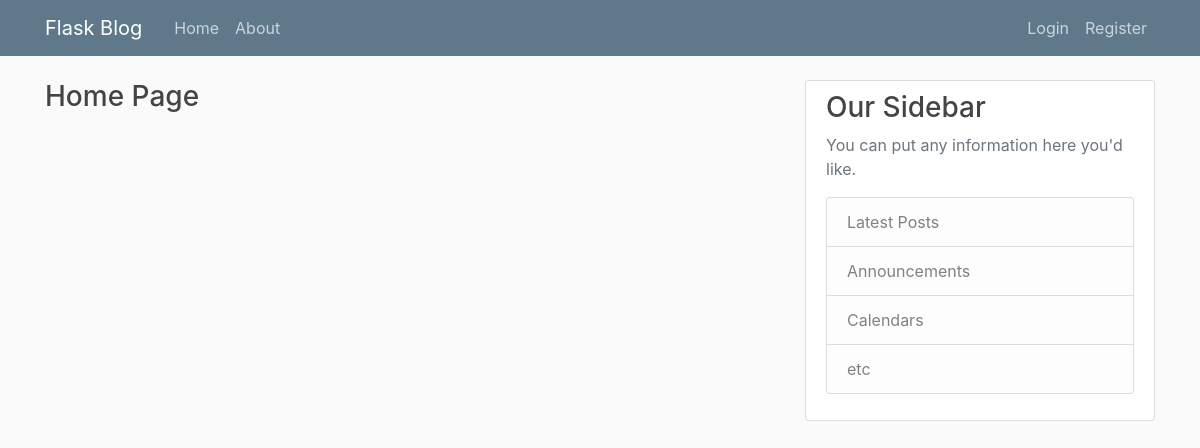
The app's page /home, older data.
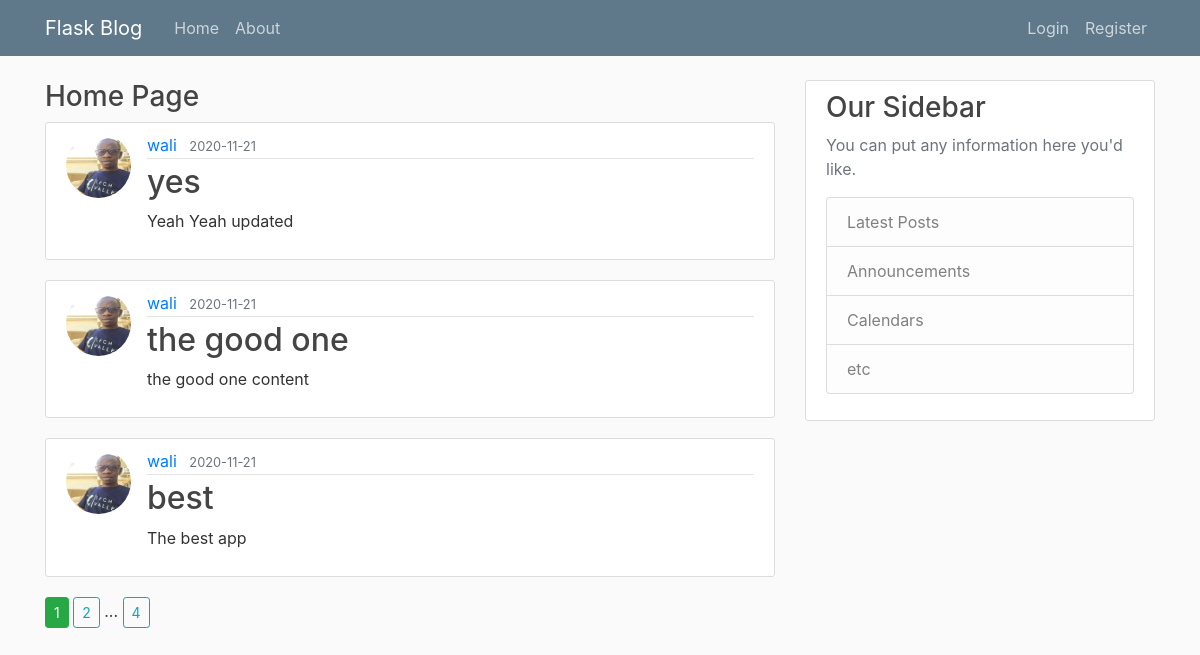
The same page, newer data.
### flaskblog/models.py (models this page shows, shortened)
class Post (db.Model):
    id = db.Column(db.Integer, primary_key = True)
    title = db.Column(db.String(20), nullable = False)
    content = db.Column(db.String(200), nullable = False)
    date_posted = db.Column(db.DateTime, nullable = False, default=datetime.utcnow)
    userid = db.Column (db.Integer, db.ForeignKey('user.id'), nullable= False)

class User (db.Model, UserMixin):
    id = db.Column(db.Integer, primary_key = True)
    username = db.Column(db.String(20), unique = True, nullable = False)
    email = db.Column(db.String(120), unique = True, nullable = False)
    password = db.Column(db.String(60), nullable = False)
    image = db.Column(db.String(20), nullable = False, default = "default.jpg")
    posts = db.relationship('Post', backref='author', lazy = True)

### flaskblog/main/routes.py (the view)
@main.route('/')
@main.route('/home')
def home():
    page = request.args.get('page', 1, type=int)
    posts = Post.query.order_by(Post.date_posted.desc()).paginate(per_page=3, page=page)
    return render_template('home.html', posts= posts)

### flaskblog/templates/home.html
{% extends "layout.html" %}
{% block contents %}
<h3>Home Page</h3>
{% for post in posts.items %}
<article class="media content-section">
    <img src="{{ url_for('static', filename='profile_pics/'+ post.author.image) }}" alt="User" class="rounded-circle article-img">
    <div class="media-body">
        <div class="article-metadata">
            <a class="mr-2" href="{{ url_for('users.user_posts', username = post.author.username) }}">{{ post.author.username }}</a>
            <small class="text-muted">{{ post.date_posted.strftime('%Y-%m-%d') }}</small>
        </div>
        <h2><a class="article-title" href="{{ url_for('posts.Blogpost', post_id = post.id)}}">{{ post.title }}</a></h2>
        <p class="article-content">{{ post.content }}</p>
    </div>
</article>
{% endfor %}
{% for page_num in posts.iter_pages(left_edge=1, right_edge = 1, left_current = 1, right_current = 2) %}
    {% if page_num %}
        {% if posts.page == page_num %}
            <a class="btn btn-success btn-sm" href="{{ url_for('main.home', page = page_num) }}">{{ page_num }}</a>
        {% else %}
            <a class="btn btn-outline-info btn-sm" href="{{ url_for('main.home', page = page_num) }}">{{ page_num }}</a>
        {% endif %}
    {% else %}
        ...
    {% endif%}
{% endfor %}
{% endblock contents%}

### flaskblog/templates/layout.html (shortened to what this page needs)
<!DOCTYPE html>
<html>
<head>
    <link rel="stylesheet" href="https://cdn.jsdelivr.net/npm/bootstrap@4.5.3/dist/css/bootstrap.min.css"
>
    <link rel='stylesheet' type='text/css' media='screen' href="{{ url_for('static', filename='main.css' ) }}">
</head>
<body>
    <header class="site-header">
        <nav class="navbar navbar-expand-md navbar-dark bg-steel fixed-top">
          <div class="container">
            <a class="navbar-brand mr-4" href="/">Flask Blog</a>
            <div class="collapse navbar-collapse" id="navbarToggle">
              <div class="navbar-nav mr-auto">
                <a class="nav-item nav-link" href="{{ url_for('main.home') }}">Home</a>
                <a class="nav-item nav-link" href="{{ url_for('main.about') }}">About</a>
              </div>
              <div class="navbar-nav">
                {% if not current_user.is_authenticated %}
                  <a class="nav-item nav-link" href="{{ url_for('users.login') }}">Login</a>
                  <a class="nav-item nav-link" href="{{ url_for('users.register') }}">Register</a>
                {% else %}
                  <a class="nav-item nav-link" href="{{ url_for('posts.newPost') }}">New Post</a>
                  <a class="nav-item nav-link" href="{{ url_for('users.account') }}">[ {{ current_user.username }} ] My Account</a>
                  <a class="nav-item nav-link" href="{{ url_for('users.logout') }}">Logout</a>
                {% endif%}
              </div>
            </div>
          </div>
        </nav>
      </header>
      <main role="main" class="container">
        <div class="row">
          <div class="col-md-8">
            {% block contents %}{% endblock contents %}
          </div>
          <div class="col-md-4">
            <div class="content-section">
              <h3>Our Sidebar</h3>
              <p class='text-muted'>You can put any information here you'd like.
                <ul class="list-group">
                  <li class="list-group-item list-group-item-light">Latest Posts</li>
                  <li class="list-group-item list-group-item-light">Announcements</li>
                  <li class="list-group-item list-group-item-light">Calendars</li>
                  <li class="list-group-item list-group-item-light">etc</li>
                </ul>
              </p>
            </div>
          </div>
        </div>
      </main>
</body>
</html>

### flaskblog/static/main.css (style rules this page uses)
body { background: #fafafa; color: #333333; margin-top: 5rem; }
h1, h2, h3, h4, h5, h6 { color: #444444; }
.bg-steel { background-color: #5f788a; }
.site-header .navbar-nav .nav-link { color: #cbd5db; }
.content-section { background: #ffffff; padding: 10px 20px; border: 1px solid #dddddd; border-radius: 3px; margin-bottom: 20px; }
.article-title { color: #444444; }
.article-content { white-space: pre-line; }
.article-img { height: 65px; width: 65px; margin-right: 16px; }
.article-metadata { padding-bottom: 1px; margin-bottom: 4px; border-bottom: 1px solid #e3e3e3 }

Row changes from the older to the newer data that the page shows:
added Post: image (picture), author.username "wali", date_posted "2020-11-21", title "yes", content "Yeah Yeah updated"
added Post: image (picture), author.username "wali", date_posted "2020-11-21", title "the good one", content "the good one content"
added Post: image (picture), author.username "wali", date_posted "2020-11-21", title "best", content "The best app"
Text that changed along with them:
new list line: "1"
new list line: "2"
new list line: "4"
